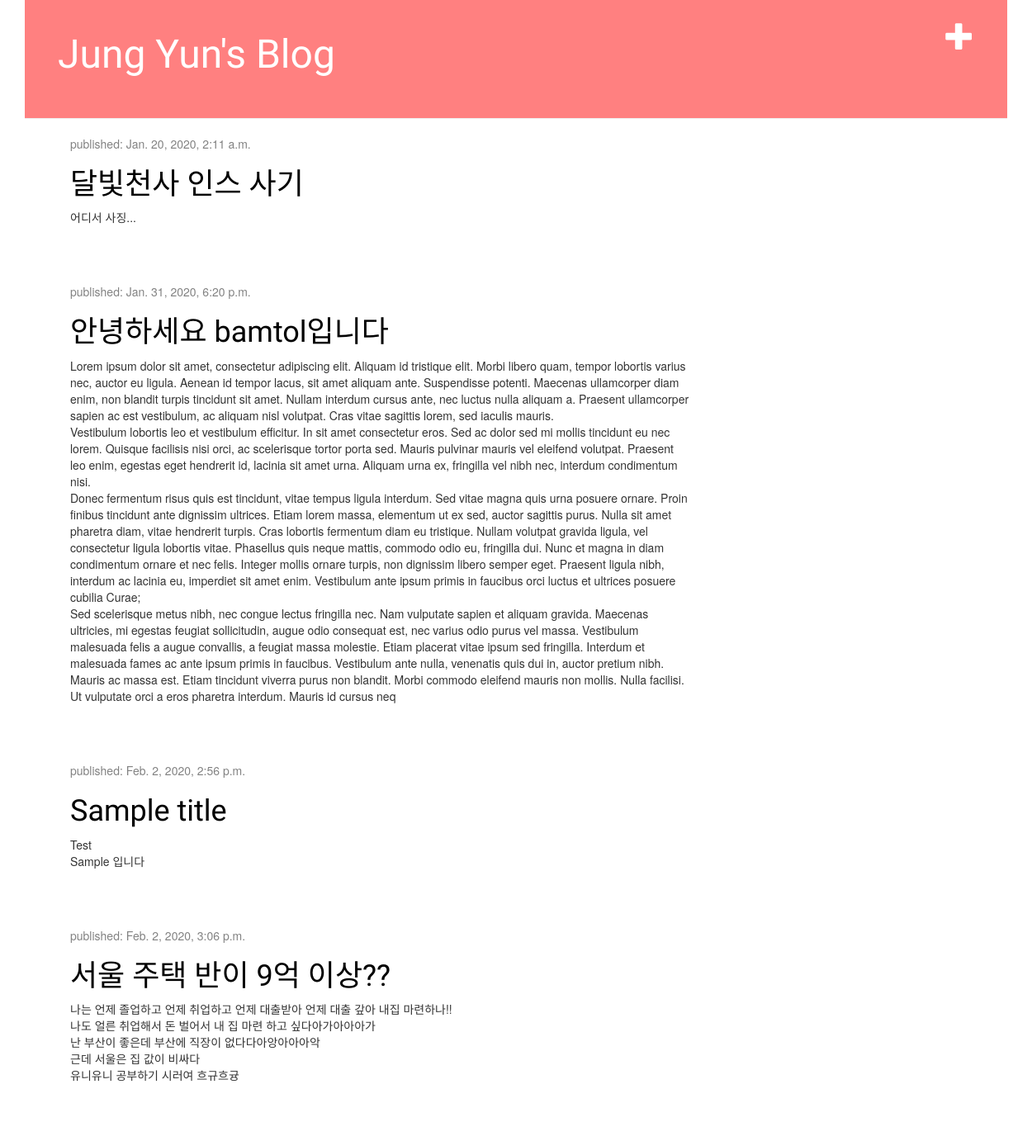
The page / on the database its author committed.
### blog/models.py (models this page shows, shortened)
class Post(models.Model):
    author = models.ForeignKey(settings.AUTH_USER_MODEL, on_delete=models.CASCADE)
    title = models.CharField(max_length=200)
    text = models.TextField()
    created_date = models.DateTimeField(default = timezone.now)
    published_date = models.DateTimeField(blank=True, null=True)

### blog/views.py (the view)
# urls.py: path('',views.post_list,name='post_list'),
def post_list(request):
    posts = Post.objects.filter(published_date__lte=timezone.now()).order_by('published_date')
    return render(request, 'blog/post_list.html',{'posts':posts})

### blog/templates/blog/post_list.html
{% extends 'blog/base.html' %}
	{% block content %}
	            {% for post in posts %}
	                <div class="post">
	                    <div class="date">
	                        <p>published: {{ post.published_date }}</p>
	                    </div>
	                    <h1><a href="{% url 'blog:post_detail' pk=post.pk %}">{{ post.title }}</a></h1>
	                    <p>{{ post.text|linebreaksbr }}</p>
	                </div>
	            {% endfor %}
	{% endblock %}

### blog/templates/blog/base.html (shortened to what this page needs)
<!DOCTYPE html>
<html>
{% load static %}
<head>
<link rel="stylesheet" href="//maxcdn.bootstrapcdn.com/bootstrap/3.2.0/css/bootstrap.min.css">
<link rel="stylesheet" href="//maxcdn.bootstrapcdn.com/bootstrap/3.2.0/css/bootstrap-theme.min.css">
<link rel="stylesheet" href="{% static 'css/blog.css' %}">
</head>
<body>
	<div class ="page-header">
		<a href="{% url 'blog:post_new' %}" class="top-menu">
			<span class = 'glyphicon glyphicon-plus'></span>
		</a>
		<h1><a href="">Jung Yun's Blog</a></h1><br>
	</div>
	<div class="content container">
	    <div class="row">
	        <div class="col-md-8">
	            {% block content %}
            	{% endblock %}
	        </div>
	    </div>
	</div>
</body>
</html>

### blog/static/css/blog.css (style rules this page uses)
h1 a { color: #ff00aa; font-family: 'Black Han Sans'; }
body { padding-left: 30px; padding-right: 30px; font-family: ''Sunflower'; }
.page-header { background-color: #ff8080; margin-top: 0; padding: 20px 20px 20px 40px; }
.page-header h1, .page-header h1 a, .page-header h1 a:visited, .page-header h1 a:active { color: #ffffff; font-size: 36pt; text-decoration: none; }
.content { margin-left: 40px; }
h1, h2, h3, h4 { font-family: 'Sunflower'; }
.date { color: #828282; }
.top-menu, .top-menu:hover, .top-menu:visited { color: #ffffff; float: right; font-size: 26pt; margin-right: 20px; }
.post { margin-bottom: 70px; }
.post h1 a, .post h1 a:visited { font-family: 'Sunflower'; color: #000000; }

### rows shown on the page
Post: published_date "Jan. 20, 2020, 2:11 a.m.", title "달빛천사 인스 사기", text "어디서 사징..."
Post: published_date "Jan. 31, 2020, 6:20 p.m.", title "안녕하세요 bamtol입니다", text "Lorem ipsum dolor sit amet, consectetur adipiscing elit. Aliquam id tristique elit. Morbi libero quam, tempor lobortis varius nec, auctor eu ligula. Aenean id tempor lacus, sit amet aliquam ante. Suspendisse potenti. Maecenas ullamcorper diam enim, non blandit turpis tincidunt sit amet. Nullam interdum cursus ante, nec luctus nulla aliquam a. Praesent ullamcorper sapien ac est vestibulum, ac aliquam nisl volutpat. Cras vitae sagittis lorem, sed iaculis mauris. Vestibulum lobortis leo et vestibulum efficitur. In sit amet consectetur eros. Sed ac dolor sed mi mollis tincidunt eu nec lorem. Quisque facilisis nisi orci, ac scelerisque tortor porta sed. Mauris pulvinar mauris vel eleifend…"
Post: published_date "Feb. 2, 2020, 2:56 p.m.", title "Sample title", text "Test Sample 입니다"
Post: published_date "Feb. 2, 2020, 3:06 p.m.", title "서울 주택 반이 9억 이상??", text "나는 언제 졸업하고 언제 취업하고 언제 대출받아 언제 대출 갚아 내집 마련하나!! 나도 얼른 취업해서 돈 벌어서 내 집 마련 하고 싶다아가아아아가 난 부산이 좋은데 부산에 직장이 없다다아앙아아아악 근데 서울은 집 값이 비싸다 유니유니 공부하기 시러여 흐규흐귱"
